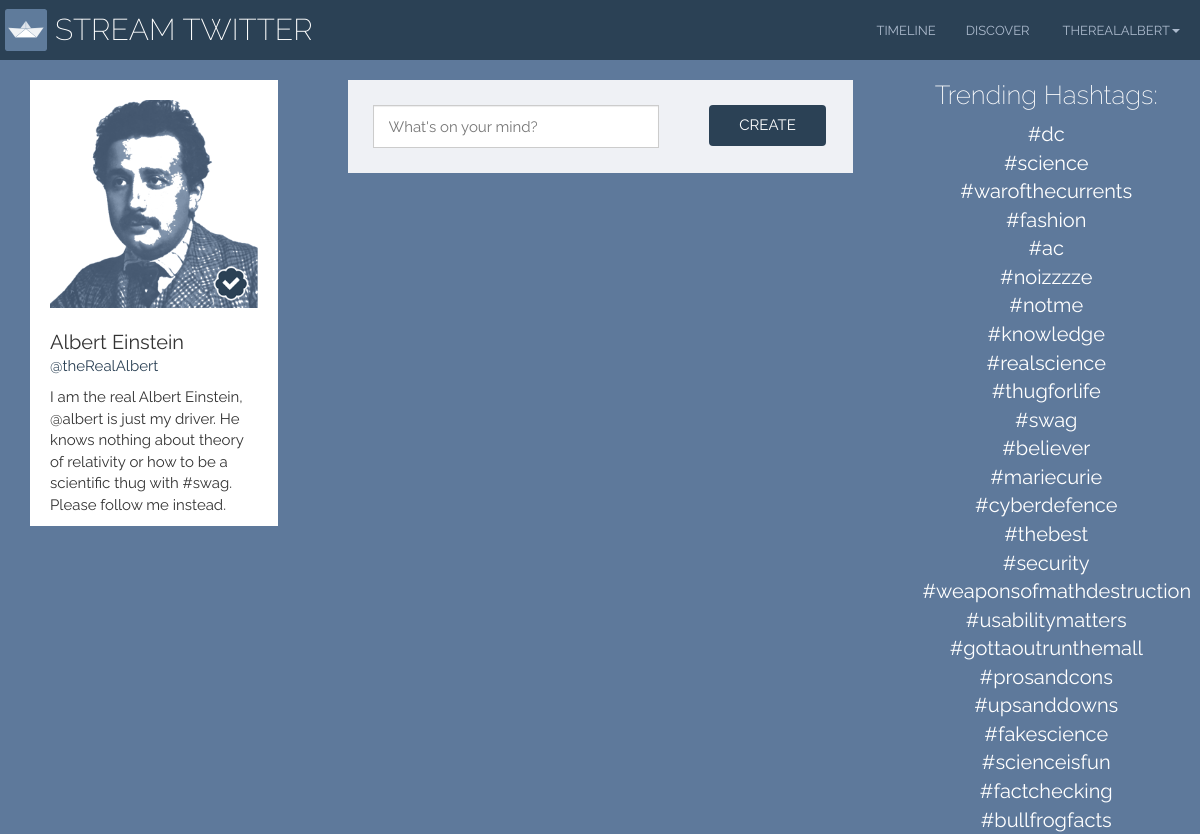
The app's page /timeline/ (signed in) with its own data.
### stream_twitter/models.py (models this page shows)
class UserProfile(models.Model):
    user = models.OneToOneField(User, on_delete=models.SET(get_sentinel_user))
    description = models.TextField()
    picture = models.ImageField(upload_to='profile_pictures', blank=True)

class Hashtag(models.Model):
    name = models.CharField(max_length=160)
    occurrences = models.IntegerField(default=0)

### stream_twitter/views.py (the view, shortened to what this page needs)
class TimelineView(CreateView):
    model = Tweet
    fields = ['text']
    success_url = "/timeline/"
    def get(self, request):
        feeds = feed_manager.get_news_feeds(request.user.id)
        activities = feeds.get('timeline').get()['results']
        activities = enricher.enrich_activities(activities)
        hashtags = Hashtag.objects.order_by('-occurrences')
        context = {
            'activities': activities,
            'form': self.get_form_class(),
            'login_user': request.user,
            'hashtags': hashtags
        }
        return render(request, 'stream_twitter/timeline.html', context)

### stream_twitter/templates/stream_twitter/timeline.html (shortened to what this page needs)
{% extends 'stream_twitter/_base.html' %}
{% load activity_tags %}
{% block content %}
<div class="container">
<div class="row">
  <div class="col-md-3">
    {% include 'stream_twitter/_user.html' %}
  </div>
  <div class="col-md-6">
    <div class="timeline-content">
      <div class="row">
        <div class="col-xs-12">
          {% include 'stream_twitter/_tweetbox.html' %}
        </div>
        <div class="col-xs-12">
        </div>
      </div>
    </div>
  </div>
  <div class="col-md-3">
    {% include 'stream_twitter/_hashtags.html' %}
  </div>
</div>
</div>
{% endblock content %}

### stream_twitter/templates/stream_twitter/_nav.html (shortened to what this page needs)
<header id="header" class="navbar navbar-inverse navbar-fixed-top header" role="navigation">
  <div class="container">
    <div class="navbar-header">
      <a class="navbar-brand navbar-logo" href="/">
        <h1 class="navbar-logo-title">Stream Twitter</h1>
      </a>
      </div>
    <div class="navbar-collapse collapse" id="header-collapse" style="height: 1px;">
      <ul class="nav navbar-nav navbar-right">
        <li>
          <a href="/timeline/">Timeline</a>
        </li>
        <li>
          <a href="/discover/">Discover</a>
        </li>
        {% if request.user.is_authenticated %}
            <li class="dropdown{% if location == 'profile' %} active{% endif %}">
                <a href="#" class="dropdown-toggle" data-toggle="dropdown">
                      {{ request.user.username }}<b class="caret"></b>
                </a>
            </li>
        {% else %}
            <li>
                <a href="/accounts/github/login/?process=login">
                    <i class="icon icon-github"></i> Sign in with GitHub
                </a>
            </li>
        {% endif %}
        </ul>
    </div>
  </div>
</header>

### stream_twitter/templates/stream_twitter/_user.html
{% load socialaccount %}
{% get_social_accounts user as accounts %}
<div class="user">
  <div class="user-picture">
    <a href="/user/{{ user.username }}/">
    {% if accounts %}
      <img class="profile-picture img-responsive" alt="Responsive image" class="user-picture" src="{{ accounts.github.0.extra_data.avatar_url }}">
    {% else %}
      <img class="profile-picture img-responsive" alt="Responsive image" class="user-picture" src="{{ user.userprofile.picture.url }}">
    {% endif %}
    </a>
  </div>
  <div class="user-basic-info">
    <span class="user-basic-info-name">{{ user.first_name }} {{user.last_name}}</span>
    <a href="/user/{{ user.username }}/"><span class="user-basic-info-id">@{{ user.username }}</span></a>
  </div>
  <div class="user-description">
      {{ user.userprofile.description }}
  </div>
</div>

### stream_twitter/templates/stream_twitter/_hashtags.html
<div class="hashtags">
<div class="row">
  <h3>Trending Hashtags:</h3>
  {% for hashtag in hashtags %}
  <div class="col-xs-12">
    <a class="hashtag" href="/hashtag/{{hashtag.name}}/">#{{hashtag.name}}</a>
  </div>
  {% endfor %}
</div>
</div>

### stream_twitter/static/css/stream_twitter.css (style rules this page uses)
div.user-picture { padding: 20px; }
div.user { background-color: #FFF; margin-top: 20px; }
div.user-basic-info { padding: 0px 20px 0px 20px; }
div.user-description { margin-top:10px; padding: 0px 20px 10px 20px; }
div.hashtags { text-align: center; color: #FFF; }
div.timeline-content { margin: 20px; }
.navbar { border: none; }
span.user-basic-info-name { font-size: 20px; display: block; }
img.profile-picture { min-width: 80px; }
a.hashtag { color: #FFF; font-size: 20px; }

### records on screen
Hashtag: name "dc"
Hashtag: name "science"
Hashtag: name "warofthecurrents"
Hashtag: name "fashion"
Hashtag: name "ac"
Hashtag: name "noizzzze"
Hashtag: name "notme"
Hashtag: name "knowledge"
Hashtag: name "realscience"
Hashtag: name "thugforlife"
Hashtag: name "swag"
Hashtag: name "believer"
Hashtag: name "mariecurie"
Hashtag: name "cyberdefence"
Hashtag: name "thebest"
Hashtag: name "security"
Hashtag: name "weaponsofmathdestruction"
Hashtag: name "usabilitymatters"
Hashtag: name "gottaoutrunthemall"
Hashtag: name "prosandcons"
Hashtag: name "upsanddowns"
Hashtag: name "fakescience"
Hashtag: name "scienceisfun"
Hashtag: name "factchecking"
Hashtag: name "bullfrogfacts"

### other values on screen
{{ request.user.username }} "THEREALALBERT"
{{ user.first_name }} "Albert"
{{ user.last_name }} "Einstein"
{{ user.username }} "theRealAlbert"
{{ user.userprofile.description }} "I am the real Albert Einstein, @albert is just my driver. He knows nothing about theory of relativity or how to be a scientific thug with #swag. Please follow me instead."
